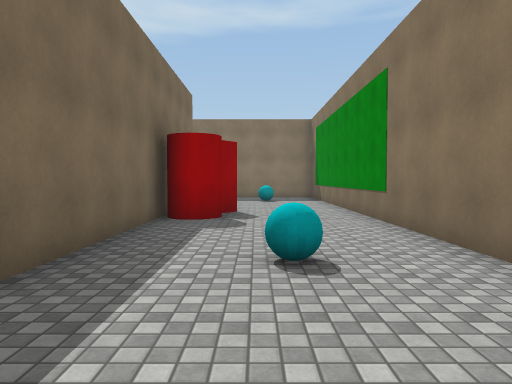
[1] (above)

14 first-person views from a walk through a scene from a Unity 3-D project. The camera is 1.4 m above the floor, tilts 2° down and sees 70° across. The floor is counted in squares, 2 m on a side. Each view is taken from the middle of a square. On the plan, view 1 faces up. The plan holds only what a view shows up to about 11 squares ahead; the rest is blank. The place goes on beyond the plan. The player character is not drawn. Surface patterns are stand-ins for the level's own textures.

[2]
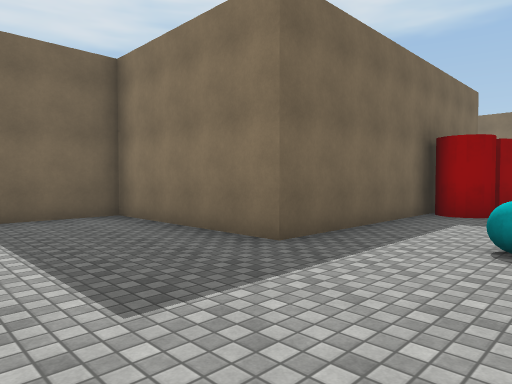

[3]
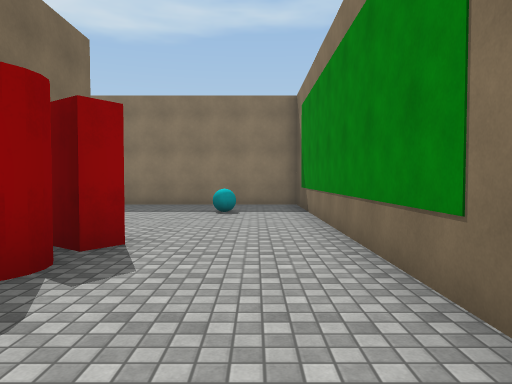

[4]
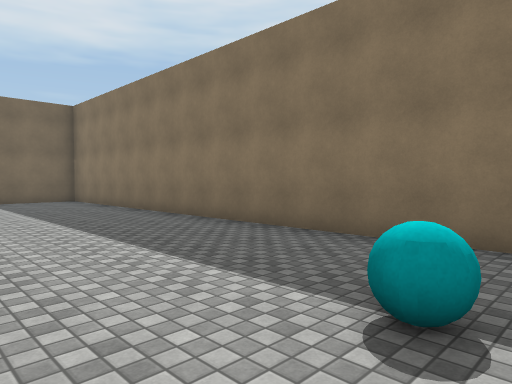

[5]
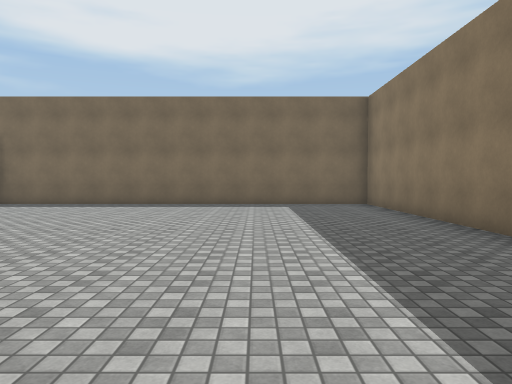

[6]
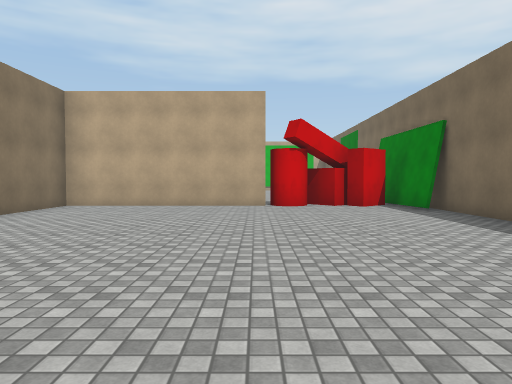

[7]
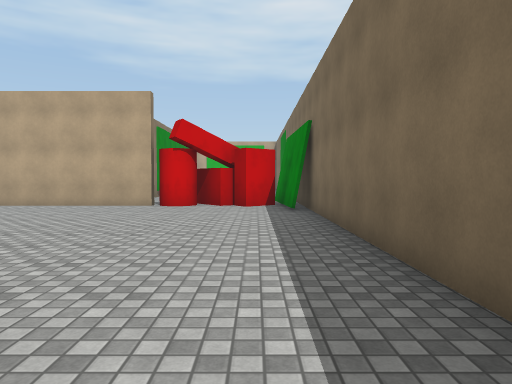

[8]
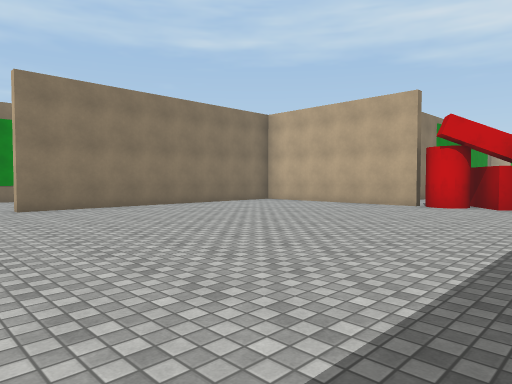

[9]
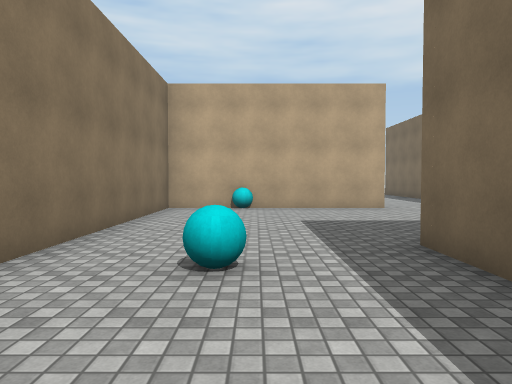

[10]
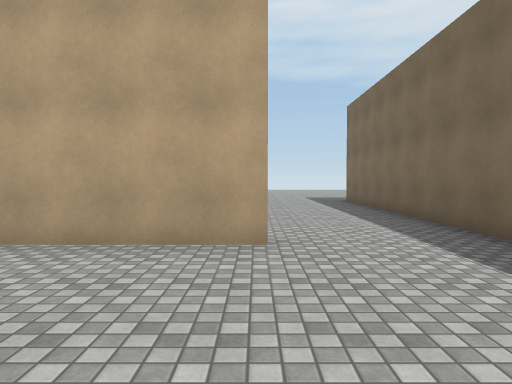

[11]
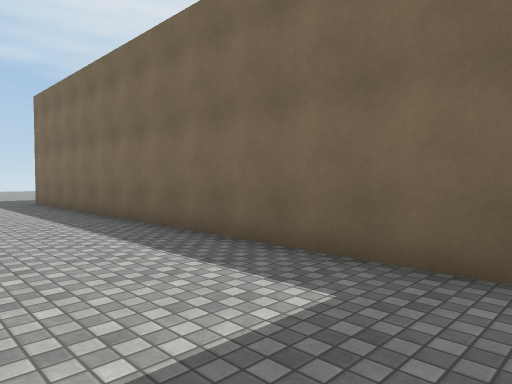

[12]
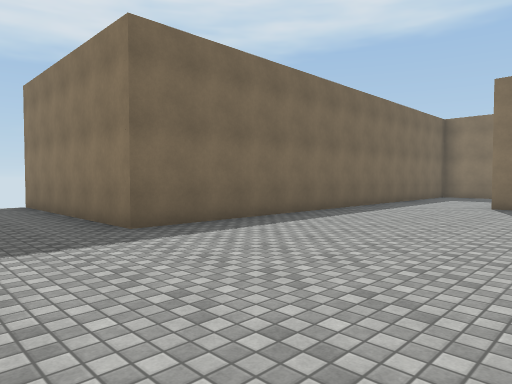

[13]
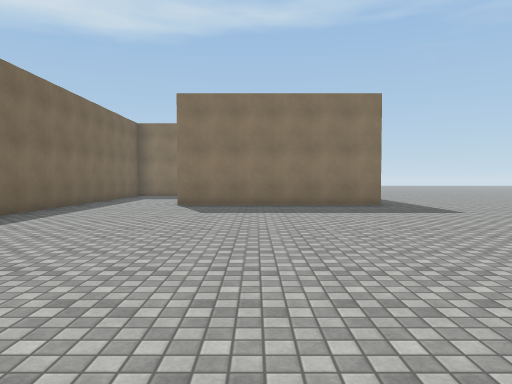

[14]
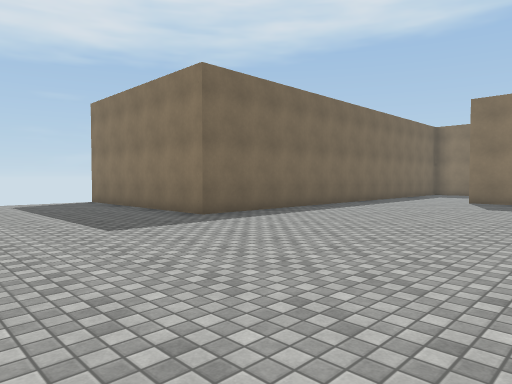

### Floor plan
Points are (right, up) in squares from view 1. A wall is a line through its corners. A room is listed if a view was taken in it or the views show most of it. See-through windows are left out.
Room 1 (views 1, 2, 3, 4, 5, 6, 7, 8, 9, 10, 11)
walls: (-1.7, 7.2) (-1.7, 2.1) (-5.9, 2.1) (-5.9, -3.4); (-7.4, 2.4) (-2, 2.4) (-2, 10.1); (-9.5, 2) (-9.1, 2.4) (-8.2, 1.3); (-10.9, 3.9) (-10.7, 0.9); (-3.2, -2.9) (2.1, -2.9) (2.1, 14.1) (-11.3, 14.1) (-11.3, 1.1); (0.4, -3.1) (-0.6, -3.1)
ways out: opening at (-4.5, -3) to room 2
objects: other object (-10, 2); other object (-8, 2); other object (-1, 7); other object (-1, 8); other object (0, -3); other object (0, 3); other object (0, 12)
Room 2 (views 12, 13, 14)
walls: (2.4, -3.1) (0.4, -3.1); (-0.6, -3.1) (-3.1, -3.1); (-5.9, -3.4) (-5.9, -10.6) (-11.5, -10.6)
ways out: opening at (-4.5, -3) to room 1

Where each view was taken, in squares from view 1:
view 1: 0 up, 0 right, facing up
view 2: 1 down, 1 right, facing up-left
view 3: 4 up, 1 right, facing up
view 4: 10 up, 1 right, facing up-left
view 5: 11 up, 1 left, facing left
view 6: 12 up, 7 left, facing down
view 7: 12 up, 10 left, facing down
view 8: 12 up, 11 left, facing down-right
view 9: 6 up, 0 right, facing down
view 10: 1 up, 3 left, facing down
view 11: 1 up, 3 left, facing down-left
view 12: 13 down, 1 left, facing up-left
view 13: 13 down, 1 left, facing up
view 14: 15 down, 0 right, facing up-left
